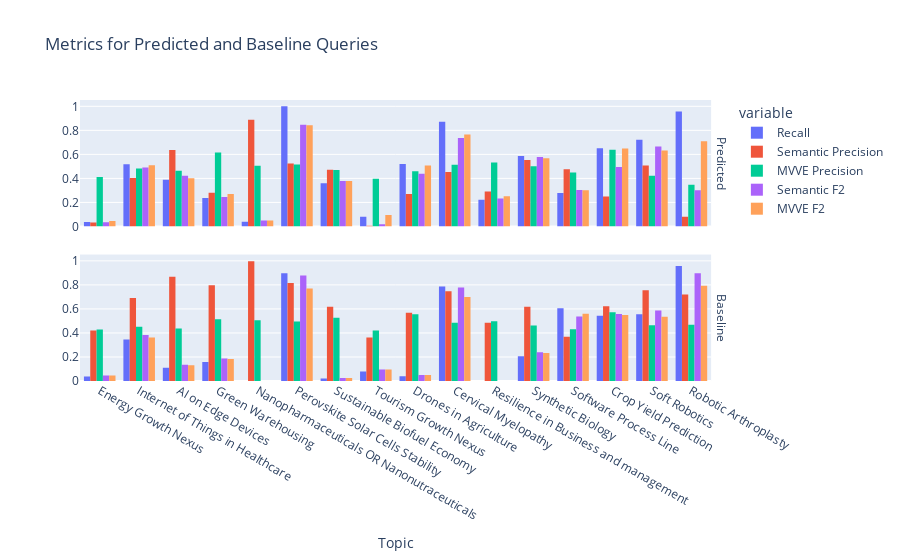

Notebook cell for this chart:
### Code cell
fig = px.histogram(plt_df, x="Topic", y=["Recall", "Semantic Precision", "MVVE Precision", "Semantic F2", "MVVE F2"], title="Metrics for Predicted and Baseline Queries", barmode="group",
                   facet_row="index", facet_row_spacing=0.1)

# Sort by value
fig.for_each_trace(lambda t: t.update(x=t.x[::-1], y=t.y[::-1]))
fig.for_each_annotation(lambda a: a.update(text=a.text.split("=")[-1]))
fig.update_layout(yaxis1_title="", yaxis2_title="", yaxis1_dtick=0.2, yaxis2_dtick=0.2)
fig.show()

### Figure 1 — Plotly figure (JSON) as saved in the notebook; plotly's stock layout.template omitted (floating-point values rounded to 4 significant figures)
{"data": [{"alignmentgroup": "True", "bingroup": "x", "histfunc": "sum", "hovertemplate": "variable=Recall<br>index=Predicted<br>Topic=%{x}<br>sum of value=%{y}<extra></extra>", "legendgroup": "Recall", "marker": {"color": "#636efa", "pattern": {"shape": ""}}, "name": "Recall", "offsetgroup": "Recall", "orientation": "v", "showlegend": true, "type": "histogram", "x": ["Energy Growth Nexus", "Internet of Things in Healthcare", "AI on Edge Devices", "Green Warehousing", "Nanopharmaceuticals OR Nanonutraceuticals", "Perovskite Solar Cells Stability", "Sustainable Biofuel Economy", "Tourism Growth Nexus", "Drones in Agriculture", "Cervical Myelopathy", "Resilience in Business and management", "Synthetic Biology", "Software Process Line", "Crop Yield Prediction", "Soft Robotics", "Robotic Arthroplasty"], "xaxis": "x2", "y": [0.037, 0.517, 0.389, 0.237, 0.04, 1, 0.36, 0.08, 0.52, 0.872, 0.222, 0.586, 0.279, 0.652, 0.722, 0.957], "yaxis": "y2"}, {"alignmentgroup": "True", "bingroup": "x", "histfunc": "sum", "hovertemplate": "variable=Recall<br>index=Baseline<br>Topic=%{x}<br>sum of value=%{y}<extra></extra>", "legendgroup": "Recall", "marker": {"color": "#636efa", "pattern": {"shape": ""}}, "name": "Recall", "offsetgroup": "Recall", "orientation": "v", "showlegend": false, "type": "histogram", "x": ["Energy Growth Nexus", "Internet of Things in Healthcare", "AI on Edge Devices", "Green Warehousing", "Nanopharmaceuticals OR Nanonutraceuticals", "Perovskite Solar Cells Stability", "Sustainable Biofuel Economy", "Tourism Growth Nexus", "Drones in Agriculture", "Cervical Myelopathy", "Resilience in Business and management", "Synthetic Biology", "Software Process Line", "Crop Yield Prediction", "Soft Robotics", "Robotic Arthroplasty"], "xaxis": "x", "y": [0.037, 0.345, 0.111, 0.158, 0, 0.897, 0.02, 0.08, 0.04, 0.787, 0, 0.207, 0.605, 0.543, 0.556, 0.957], "yaxis": "y"}, {"alignmentgroup": "True", "bingroup": "x", "histfunc": "sum", "hovertemplate": "variable=Semantic Precision<br>index=Predicted<br>Topic=%{x}<br>sum of value=%{y}<extra></extra>", "legendgroup": "Semantic Precision", "marker": {"color": "#EF553B", "pattern": {"shape": ""}}, "name": "Semantic Precision", "offsetgroup": "Semantic Precision", "orientation": "v", "showlegend": true, "type": "histogram", "x": ["Energy Growth Nexus", "Internet of Things in Healthcare", "AI on Edge Devices", "Green Warehousing", "Nanopharmaceuticals OR Nanonutraceuticals", "Perovskite Solar Cells Stability", "Sustainable Biofuel Economy", "Tourism Growth Nexus", "Drones in Agriculture", "Cervical Myelopathy", "Resilience in Business and management", "Synthetic Biology", "Software Process Line", "Crop Yield Prediction", "Soft Robotics", "Robotic Arthroplasty"], "xaxis": "x2", "y": [0.032, 0.404, 0.636, 0.281, 0.888, 0.524, 0.472, 0.005, 0.271, 0.454, 0.29, 0.553, 0.477, 0.25, 0.507, 0.081], "yaxis": "y2"}, {"alignmentgroup": "True", "bingroup": "x", "histfunc": "sum", "hovertemplate": "variable=Semantic Precision<br>index=Baseline<br>Topic=%{x}<br>sum of value=%{y}<extra></extra>", "legendgroup": "Semantic Precision", "marker": {"color": "#EF553B", "pattern": {"shape": ""}}, "name": "Semantic Precision", "offsetgroup": "Semantic Precision", "orientation": "v", "showlegend": false, "type": "histogram", "x": ["Energy Growth Nexus", "Internet of Things in Healthcare", "AI on Edge Devices", "Green Warehousing", "Nanopharmaceuticals OR Nanonutraceuticals", "Perovskite Solar Cells Stability", "Sustainable Biofuel Economy", "Tourism Growth Nexus", "Drones in Agriculture", "Cervical Myelopathy", "Resilience in Business and management", "Synthetic Biology", "Software Process Line", "Crop Yield Prediction", "Soft Robotics", "Robotic Arthroplasty"], "xaxis": "x", "y": [0.42, 0.69, 0.868, 0.797, 0.996, 0.815, 0.619, 0.362, 0.568, 0.748, 0.484, 0.619, 0.369, 0.622, 0.755, 0.72], "yaxis": "y"}, {"alignmentgroup": "True", "bingroup": "x", "histfunc": "sum", "hovertemplate": "variable=MVVE Precision<br>index=Predicted<br>Topic=%{x}<br>sum of value=%{y}<extra></extra>", "legendgroup": "MVVE Precision", "marker": {"color": "#00cc96", "pattern": {"shape": ""}}, "name": "MVVE Precision", "offsetgroup": "MVVE Precision", "orientation": "v", "showlegend": true, "type": "histogram", "x": ["Energy Growth Nexus", "Internet of Things in Healthcare", "AI on Edge Devices", "Green Warehousing", "Nanopharmaceuticals OR Nanonutraceuticals", "Perovskite Solar Cells Stability", "Sustainable Biofuel Economy", "Tourism Growth Nexus", "Drones in Agriculture", "Cervical Myelopathy", "Resilience in Business and management", "Synthetic Biology", "Software Process Line", "Crop Yield Prediction", "Soft Robotics", "Robotic Arthroplasty"], "xaxis": "x2", "y": [0.412, 0.482, 0.464, 0.616, 0.506, 0.516, 0.47, 0.398, 0.46, 0.514, 0.532, 0.502, 0.449, 0.638, 0.422, 0.348], "yaxis": "y2"}, {"alignmentgroup": "True", "bingroup": "x", "histfunc": "sum", "hovertemplate": "variable=MVVE Precision<br>index=Baseline<br>Topic=%{x}<br>sum of value=%{y}<extra></extra>", "legendgroup": "MVVE Precision", "marker": {"color": "#00cc96", "pattern": {"shape": ""}}, "name": "MVVE Precision", "offsetgroup": "MVVE Precision", "orientation": "v", "showlegend": false, "type": "histogram", "x": ["Energy Growth Nexus", "Internet of Things in Healthcare", "AI on Edge Devices", "Green Warehousing", "Nanopharmaceuticals OR Nanonutraceuticals", "Perovskite Solar Cells Stability", "Sustainable Biofuel Economy", "Tourism Growth Nexus", "Drones in Agriculture", "Cervical Myelopathy", "Resilience in Business and management", "Synthetic Biology", "Software Process Line", "Crop Yield Prediction", "Soft Robotics", "Robotic Arthroplasty"], "xaxis": "x", "y": [0.428, 0.451, 0.436, 0.513, 0.506, 0.495, 0.526, 0.421, 0.556, 0.485, 0.497, 0.463, 0.43, 0.573, 0.464, 0.469], "yaxis": "y"}, {"alignmentgroup": "True", "bingroup": "x", "histfunc": "sum", "hovertemplate": "variable=Semantic F2<br>index=Predicted<br>Topic=%{x}<br>sum of value=%{y}<extra></extra>", "legendgroup": "Semantic F2", "marker": {"color": "#ab63fa", "pattern": {"shape": ""}}, "name": "Semantic F2", "offsetgroup": "Semantic F2", "orientation": "v", "showlegend": true, "type": "histogram", "x": ["Energy Growth Nexus", "Internet of Things in Healthcare", "AI on Edge Devices", "Green Warehousing", "Nanopharmaceuticals OR Nanonutraceuticals", "Perovskite Solar Cells Stability", "Sustainable Biofuel Economy", "Tourism Growth Nexus", "Drones in Agriculture", "Cervical Myelopathy", "Resilience in Business and management", "Synthetic Biology", "Software Process Line", "Crop Yield Prediction", "Soft Robotics", "Robotic Arthroplasty"], "xaxis": "x2", "y": [0.036, 0.49, 0.422, 0.245, 0.049, 0.846, 0.378, 0.019, 0.439, 0.737, 0.233, 0.579, 0.304, 0.494, 0.666, 0.302], "yaxis": "y2"}, {"alignmentgroup": "True", "bingroup": "x", "histfunc": "sum", "hovertemplate": "variable=Semantic F2<br>index=Baseline<br>Topic=%{x}<br>sum of value=%{y}<extra></extra>", "legendgroup": "Semantic F2", "marker": {"color": "#ab63fa", "pattern": {"shape": ""}}, "name": "Semantic F2", "offsetgroup": "Semantic F2", "orientation": "v", "showlegend": false, "type": "histogram", "x": ["Energy Growth Nexus", "Internet of Things in Healthcare", "AI on Edge Devices", "Green Warehousing", "Nanopharmaceuticals OR Nanonutraceuticals", "Perovskite Solar Cells Stability", "Sustainable Biofuel Economy", "Tourism Growth Nexus", "Drones in Agriculture", "Cervical Myelopathy", "Resilience in Business and management", "Synthetic Biology", "Software Process Line", "Crop Yield Prediction", "Soft Robotics", "Robotic Arthroplasty"], "xaxis": "x", "y": [0.045, 0.383, 0.135, 0.188, 0, 0.879, 0.025, 0.095, 0.049, 0.779, 0, 0.239, 0.536, 0.558, 0.587, 0.898], "yaxis": "y"}, {"alignmentgroup": "True", "bingroup": "x", "histfunc": "sum", "hovertemplate": "variable=MVVE F2<br>index=Predicted<br>Topic=%{x}<br>sum of value=%{y}<extra></extra>", "legendgroup": "MVVE F2", "marker": {"color": "#FFA15A", "pattern": {"shape": ""}}, "name": "MVVE F2", "offsetgroup": "MVVE F2", "orientation": "v", "showlegend": true, "type": "histogram", "x": ["Energy Growth Nexus", "Internet of Things in Healthcare", "AI on Edge Devices", "Green Warehousing", "Nanopharmaceuticals OR Nanonutraceuticals", "Perovskite Solar Cells Stability", "Sustainable Biofuel Economy", "Tourism Growth Nexus", "Drones in Agriculture", "Cervical Myelopathy", "Resilience in Business and management", "Synthetic Biology", "Software Process Line", "Crop Yield Prediction", "Soft Robotics", "Robotic Arthroplasty"], "xaxis": "x2", "y": [0.045, 0.51, 0.402, 0.27, 0.049, 0.842, 0.378, 0.095, 0.507, 0.766, 0.252, 0.567, 0.302, 0.649, 0.632, 0.709], "yaxis": "y2"}, {"alignmentgroup": "True", "bingroup": "x", "histfunc": "sum", "hovertemplate": "variable=MVVE F2<br>index=Baseline<br>Topic=%{x}<br>sum of value=%{y}<extra></extra>", "legendgroup": "MVVE F2", "marker": {"color": "#FFA15A", "pattern": {"shape": ""}}, "name": "MVVE F2", "offsetgroup": "MVVE F2", "orientation": "v", "showlegend": false, "type": "histogram", "x": ["Energy Growth Nexus", "Internet of Things in Healthcare", "AI on Edge Devices", "Green Warehousing", "Nanopharmaceuticals OR Nanonutraceuticals", "Perovskite Solar Cells Stability", "Sustainable Biofuel Economy", "Tourism Growth Nexus", "Drones in Agriculture", "Cervical Myelopathy", "Resilience in Business and management", "Synthetic Biology", "Software Process Line", "Crop Yield Prediction", "Soft Robotics", "Robotic Arthroplasty"], "xaxis": "x", "y": [0.045, 0.362, 0.131, 0.183, 0, 0.771, 0.025, 0.095, 0.049, 0.7, 0, 0.233, 0.559, 0.549, 0.534, 0.792], "yaxis": "y"}], "layout": {"annotations": [{"font": {}, "showarrow": false, "text": "Baseline", "textangle": 90, "x": 0.98, "xanchor": "left", "xref": "paper", "y": 0.225, "yanchor": "middle", "yref": "paper"}, {"font": {}, "showarrow": false, "text": "Predicted", "textangle": 90, "x": 0.98, "xanchor": "left", "xref": "paper", "y": 0.775, "yanchor": "middle", "yref": "paper"}], "barmode": "group", "legend": {"title": {"text": "variable"}, "tracegroupgap": 0}, "title": {"text": "Metrics for Predicted and Baseline Queries"}, "xaxis": {"anchor": "y", "domain": [0, 0.98], "title": {"text": "Topic"}}, "xaxis2": {"anchor": "y2", "domain": [0, 0.98], "matches": "x", "showticklabels": false}, "yaxis": {"anchor": "x", "domain": [0, 0.45], "dtick": 0.2, "title": {"text": ""}}, "yaxis2": {"anchor": "x2", "domain": [0.55, 1], "dtick": 0.2, "matches": "y", "title": {"text": ""}}}}
